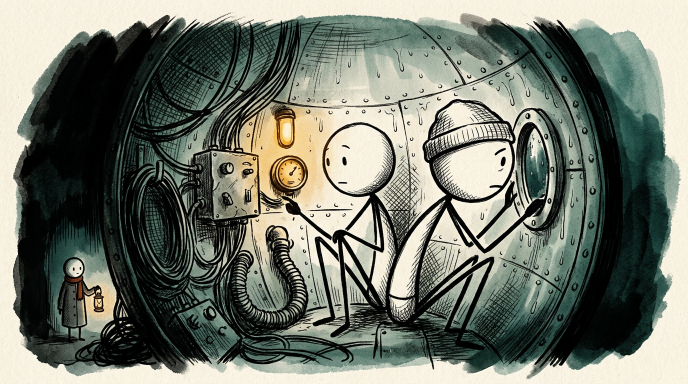
#> input picture episodes/ep01-pisces-iii/images/plate-01-interior.png, 1376 x 768 px, given in place of profile-raw.png, which was not available (shown at 1/2 size)
$ python make_graphics.py
#> lines starting #> are read from the running program, lines starting #| are printed output that depends on the picture; pictures that were not available may be replaced by others from this repository, and a replacement may not be noted
#!/usr/bin/env python3
"""INKWITNESS graphics: avatar, banner, title card, end card, thumbnail, paper texture.

All type is typeset with Pillow in the brand fonts. Nothing on these assets comes
from an image model, which is why the letters are always crisp.
"""
from __future__ import annotations

import math
import os
import random
import sys

import numpy as np
from PIL import Image, ImageDraw, ImageFilter, ImageFont

ROOT = os.path.dirname(os.path.dirname(os.path.abspath(__file__)))
FONTS = os.path.join(ROOT, "brand", "fonts")

INK = (16, 21, 20)
TEAL = (27, 52, 51)
SLATE = (62, 85, 83)
BONE = (237, 228, 211)
AMBER = (231, 163, 76)
RUST = (162, 69, 47)


def font(name: str, size: int) -> ImageFont.FreeTypeFont:
    return ImageFont.truetype(os.path.join(FONTS, name), size)


def serif(size: int, weight: str = "SemiBold") -> ImageFont.FreeTypeFont:
    return font(f"Fraunces-{weight}.ttf", size)


def sans(size: int, weight: str = "Regular") -> ImageFont.FreeTypeFont:
    return font(f"InterTight-{weight}.ttf", size)


# ---------------------------------------------------------------- primitives

def letterspaced(draw, xy, text, fnt, fill, tracking=0.14, anchor_left=True):
    """Draw uppercase type with manual letterspacing. Returns (width, height)."""
    x, y = xy
    space = fnt.size * tracking
    widths = []
    for ch in text:
        bbox = draw.textbbox((0, 0), ch, font=fnt)
        widths.append(bbox[2] - bbox[0])
    total = sum(widths) + space * max(0, len(text) - 1)
    if not anchor_left:
        x -= total
    for ch, w in zip(text, widths):
        draw.text((x, y), ch, font=fnt, fill=fill)
        x += w + space
    return total, fnt.size


def wrap(draw, text, fnt, max_w):
    words, lines, cur = text.split(), [], ""
    for w in words:
        trial = (cur + " " + w).strip()
        if draw.textlength(trial, font=fnt) <= max_w or not cur:
            cur = trial
        else:
            lines.append(cur)
            cur = w
    if cur:
        lines.append(cur)
    return lines


def _fbm(size, octaves=5, seed=0, base=4):
    """Multi-octave value noise: the backbone of every organic texture here."""
    rng = np.random.default_rng(seed)
    w, h = size
    out = np.zeros((h, w), dtype=np.float32)
    amp, total = 1.0, 0.0
    for o in range(octaves):
        gw = max(2, base * 2 ** o)
        gh = max(2, int(gw * h / w))
        grid = rng.normal(0, 1, (gh, gw)).astype(np.float32)
        layer = np.array(Image.fromarray(grid).resize((w, h), Image.BICUBIC))
        out += layer * amp
        total += amp
        amp *= 0.5
    out /= total
    out -= out.min()
    return out / max(1e-6, out.max())


def paper(size, base=BONE, grain=9, seed=7):
    """Warm paper: soft blotches, fine fibre grain, photographed vignette."""
    w, h = size
    rng = np.random.default_rng(seed)
    blotch = _fbm(size, octaves=5, seed=seed)
    arr = np.zeros((h, w, 3), dtype=np.float32)
    arr[..., 0], arr[..., 1], arr[..., 2] = base
    arr += (blotch[..., None] - 0.5) * 16.0
    arr += rng.normal(0, grain, (h, w, 1))
    # a few long paper fibres, very low amplitude
    for _ in range(70):
        y = int(rng.integers(0, h))
        th = int(rng.integers(1, 3))
        arr[y:y + th, :, :] += float(rng.uniform(-4, 5))
    img = Image.fromarray(np.clip(arr, 0, 255).astype(np.uint8)).filter(ImageFilter.GaussianBlur(0.45))

    vig = Image.new("L", size, 0)
    ImageDraw.Draw(vig).ellipse([-w * 0.18, -h * 0.28, w * 1.18, h * 1.28], fill=255)
    vig = vig.filter(ImageFilter.GaussianBlur(min(w, h) * 0.16))
    img = Image.composite(img, Image.blend(img, Image.new("RGB", size, (146, 133, 113)), 0.42), vig)
    return img


def ink_wash(size, seed=3):
    """Deep ink field: wash blotches generated small and upscaled, so no banding."""
    w, h = size
    sw, sh = max(64, w // 6), max(36, h // 6)
    a = _fbm((sw, sh), octaves=5, seed=seed)
    b = _fbm((sw, sh), octaves=4, seed=seed + 11)
    c = np.array(Image.fromarray(_fbm((sw // 2, sh // 2), octaves=3, seed=seed + 29)).resize((sw, sh), Image.LANCZOS))

    mix = np.clip(0.10 + 0.62 * a + 0.30 * c, 0, 1)[..., None]
    ink = np.array(INK, dtype=np.float32)
    teal = np.array(TEAL, dtype=np.float32)
    arr = ink * (1 - mix) + teal * mix
    arr *= (0.55 + 0.95 * b)[..., None]

    img = Image.fromarray(np.clip(arr, 0, 255).astype(np.uint8)).resize((w, h), Image.LANCZOS)

    full = np.array(img, dtype=np.float32)
    full += np.random.default_rng(seed).normal(0, 2.6, (h, w, 1))
    img = Image.fromarray(np.clip(full, 0, 255).astype(np.uint8)).filter(ImageFilter.GaussianBlur(0.5))

    vig = Image.new("L", size, 0)
    ImageDraw.Draw(vig).ellipse([-w * 0.22, -h * 0.30, w * 1.22, h * 1.30], fill=255)
    vig = vig.filter(ImageFilter.GaussianBlur(min(w, h) * 0.22))
    img = Image.composite(img, Image.new("RGB", size, (5, 8, 8)), vig)
    return img


def lantern_glow(size, center, radius, strength=1.0):
    """RGBA radial amber glow for compositing over ink."""
    w, h = size
    yy, xx = np.mgrid[0:h, 0:w].astype(np.float32)
    d = np.sqrt((xx - center[0]) ** 2 + (yy - center[1]) ** 2) / radius
    falloff = np.clip(1.0 - d, 0, 1) ** 2.4
    rgb = np.array(AMBER, dtype=np.float32)
    arr = np.zeros((h, w, 4), dtype=np.uint8)
    arr[..., 0] = rgb[0]
    arr[..., 1] = rgb[1]
    arr[..., 2] = rgb[2]
    arr[..., 3] = np.clip(falloff * 255 * strength, 0, 255).astype(np.uint8)
    return Image.fromarray(arr, "RGBA")


def frame_rules(img, inset=46, color=INK, alpha=120, tick=26):
    layer = Image.new("RGBA", img.size, (0, 0, 0, 0))
    d = ImageDraw.Draw(layer)
    w, h = img.size
    c = color + (alpha,)
    d.rectangle([inset, inset, w - inset, h - inset], outline=c, width=2)
    for (x, y, dx, dy) in [(inset, inset, 1, 1), (w - inset, inset, -1, 1),
                           (inset, h - inset, 1, -1), (w - inset, h - inset, -1, -1)]:
        d.line([x, y, x + dx * tick, y], fill=c, width=4)
        d.line([x, y, x, y + dy * tick], fill=c, width=4)
    return Image.alpha_composite(img.convert("RGBA"), layer).convert("RGB")


# ---------------------------------------------------------------- assets

def build_profile():
    src = Image.open(os.path.join(ROOT, "brand/logo/profile-raw.png")).convert("RGB")
    side = min(src.size)
    src = src.crop(((src.width - side) // 2, (src.height - side) // 2,
                    (src.width + side) // 2, (src.height + side) // 2))
    # kill the scanned-paper margin so the ink fills the circular avatar
    m = int(side * 0.085)
    src = src.crop((m, m, side - m, side - m))
    src = src.resize((1024, 1024), Image.LANCZOS)
    out = os.path.join(ROOT, "brand/logo/profile-1024.png")
    src.save(out, quality=96)
    print("wrote", out)
    # circular-safe preview (YouTube crops to a circle)
    mask = Image.new("L", (1024, 1024), 0)
    ImageDraw.Draw(mask).ellipse([0, 0, 1023, 1023], fill=255)
    prev = Image.new("RGB", (1024, 1024), INK)
    prev.paste(src, (0, 0), mask)
    prev.save(os.path.join(ROOT, "brand/logo/profile-circle-preview.png"))


def build_banner():
    W, H = 2560, 1440
    img = ink_wash((W, H))
    img = Image.alpha_composite(img.convert("RGBA"), lantern_glow((W, H), (700, 760), 900, 0.16)).convert("RGB")

    logo = Image.open(os.path.join(ROOT, "brand/logo/profile-1024.png")).convert("RGB")
    logo = logo.resize((300, 300), Image.LANCZOS)
    mask = Image.new("L", (300, 300), 0)
    ImageDraw.Draw(mask).ellipse([0, 0, 299, 299], fill=255)
    ring = Image.new("RGBA", (316, 316), (0, 0, 0, 0))
    ImageDraw.Draw(ring).ellipse([0, 0, 315, 315], outline=BONE + (140,), width=3)
    img = img.convert("RGBA")
    img.paste(logo, (600, 560), mask)
    img.alpha_composite(ring, (592, 552))

    d = ImageDraw.Draw(img)
    name_f = serif(132, "Black")
    letterspaced(d, (975, 596), "INKWITNESS", name_f, BONE, tracking=0.06)
    d.line([(978, 762), (1560, 762)], fill=AMBER, width=3)
    tag_f = serif(56, "Regular")
    d.text((980, 790), "True stories that almost disappeared.", font=tag_f, fill=(216, 205, 187))
    small = sans(30, "SemiBold")
    letterspaced(d, (980, 872), "HAND-INKED DOCUMENTARY  ·  NEW EPISODE WEEKLY", small, SLATE, tracking=0.18)

    out = os.path.join(ROOT, "brand/logo/banner-2560.png")
    img.convert("RGB").save(out, quality=95)
    print("wrote", out)

    # safe-area guide for the owner: 1546x423 centred
    safe = Image.new("RGB", (W, H), INK)
    safe.paste(img.convert("RGB"), (0, 0))
    ds = ImageDraw.Draw(safe)
    ds.rectangle([(W - 1546) // 2, (H - 423) // 2, (W + 1546) // 2, (H + 423) // 2],
                 outline=(255, 60, 60), width=4)
    safe.save(os.path.join(ROOT, "brand/logo/banner-safearea-guide.png"), quality=92)


def build_title_card():
    W, H = 1920, 1080
    img = paper((W, H), seed=11)
    img = Image.alpha_composite(img.convert("RGBA"), lantern_glow((W, H), (1560, 250), 620, 0.10)).convert("RGB")
    d = ImageDraw.Draw(img)

    letterspaced(d, (150, 150), "INKWITNESS", sans(34, "SemiBold"), (60, 74, 72), tracking=0.22)
    letterspaced(d, (150, 208), "EPISODE 01  ·  CELTIC SEA  ·  1973", sans(24, "SemiBold"), RUST, tracking=0.20)

    title_f = serif(168, "Black")
    lines = ["1,575 FEET", "DOWN."]
    y = 420
    for ln in lines:
        d.text((146, y), ln, font=title_f, fill=INK)
        y += 172

    d.line([(152, y + 34), (152 + 300, y + 34)], fill=AMBER, width=6)
    sub_f = serif(62, "Italic")
    d.text((152, y + 66), "The rescue of Pisces III", font=sub_f, fill=TEAL)

    letterspaced(d, (152, 940), "TWO MEN  ·  480 METRES  ·  76 HOURS  ·  12 MINUTES OF AIR", sans(22, "SemiBold"), (92, 106, 104), tracking=0.16)

    img = frame_rules(img, inset=60, alpha=130)
    out = os.path.join(ROOT, "episodes/ep01-pisces-iii/images/card-title.png")
    img.save(out)
    print("wrote", out)


def build_end_card():
    W, H = 1920, 1080
    img = ink_wash((W, H), seed=5)
    img = Image.alpha_composite(img.convert("RGBA"), lantern_glow((W, H), (960, 1180), 760, 0.30)).convert("RGBA")

    d = ImageDraw.Draw(img)
    name_f = serif(128, "Black")
    tw = d.textlength("INKWITNESS", font=name_f)
    letterspaced(d, ((W - tw) / 2, 330), "INKWITNESS", name_f, BONE, tracking=0.04)

    d.line([(W / 2 - 140, 500), (W / 2 + 140, 500)], fill=AMBER, width=3)

    tag_f = serif(52, "Italic")
    tag = "True stories that almost disappeared."
    d.text(((W - d.textlength(tag, font=tag_f)) / 2, 540), tag, font=tag_f, fill=(214, 203, 184))

    sub = sans(26, "SemiBold")
    txt = "ONE TRUE STORY  ·  HAND-INKED  ·  EVERY WEEK"
    tw = sum(d.textlength(c, font=sub) + 26 * 0.18 for c in txt) - 26 * 0.18
    letterspaced(d, ((W - tw) / 2, 640), txt, sub, SLATE, tracking=0.18)

    # subscribe chip
    chip_f = sans(30, "SemiBold")
    label = "SUBSCRIBE"
    lw = sum(d.textlength(c, font=chip_f) + 30 * 0.20 for c in label) - 30 * 0.20
    bw, bh = lw + 92, 96
    x0, y0 = (W - bw) / 2, 740
    d.rectangle([x0, y0, x0 + bw, y0 + bh], outline=BONE + (230,), width=3)
    letterspaced(d, (x0 + 46, y0 + 28), label, chip_f, BONE, tracking=0.20)

    nx = sans(24, "SemiBold")
    next_txt = "NEXT EPISODE  ·  THE BYFORD DOLPHIN"
    tw = sum(d.textlength(c, font=nx) + 24 * 0.16 for c in next_txt) - 24 * 0.16
    letterspaced(d, ((W - tw) / 2, 900), next_txt, nx, RUST, tracking=0.16)

    img = img.convert("RGB")
    img = frame_rules(img, inset=60, color=BONE, alpha=60)
    out = os.path.join(ROOT, "episodes/ep01-pisces-iii/images/card-end.png")
    img.save(out)
    print("wrote", out)


def build_paper_texture():
    W, H = 1920, 1080
    rng = np.random.default_rng(21)
    base = np.full((H, W, 3), 128, dtype=np.float32)
    noise = rng.normal(0, 26, (H, W, 1)).repeat(3, axis=2)
    # streaks
    for _ in range(90):
        y = rng.integers(0, H)
        th = int(rng.integers(1, 5))
        base[y:y + th, :, :] += float(rng.uniform(-16, 16))
    arr = np.clip(base + noise, 0, 255).astype(np.uint8)
    img = Image.fromarray(arr).filter(ImageFilter.GaussianBlur(0.8))
    os.makedirs(os.path.join(ROOT, "assets/textures"), exist_ok=True)
    out = os.path.join(ROOT, "assets/textures/paper-grain.png")
    img.save(out)
    print("wrote", out)


def build_thumbnail(slug="ep01-pisces-iii"):
    """1280x720 cover. Left: the number. Right: the ascent plate."""
    W, H = 1280, 720
    plate_path = os.path.join(ROOT, "episodes", slug, "images", "plate-09-the-lift.png")
    bg = ink_wash((W, H), seed=9)
    if os.path.exists(plate_path):
        plate = Image.open(plate_path).convert("RGB")
        # cover-crop to the right 58% of the canvas
        target_w = int(W * 0.62)
        scale = max(target_w / plate.width, H / plate.height)
        plate = plate.resize((int(plate.width * scale) + 1, int(plate.height * scale) + 1), Image.LANCZOS)
        top = (plate.height - H) // 2
        left = max(0, plate.width - target_w - int(target_w * 0.18))  # keep the sub and Wick in frame
        plate = plate.crop((left, top, left + target_w, top + H))
        # feather the left edge over 240 px so the plate melts into the ink field
        m = Image.new("L", (target_w, H), 255)
        md = ImageDraw.Draw(m)
        for x in range(240):
            md.line([(x, 0), (x, H)], fill=int(255 * (x / 240) ** 1.35))
        bg.paste(plate, (W - target_w, 0), m)

    # ink scrim on the left so type always reads
    scrim = Image.new("RGBA", (W, H), (0, 0, 0, 0))
    sd = ImageDraw.Draw(scrim)
    for x in range(W):
        a = int(max(0, 1 - x / (W * 0.72)) ** 1.2 * 250)
        sd.line([(x, 0), (x, H)], fill=INK + (a,))
    img = Image.alpha_composite(bg.convert("RGBA"), scrim)

    d = ImageDraw.Draw(img)
    letterspaced(d, (58, 54), "INKWITNESS", sans(20, "SemiBold"), (226, 214, 194), tracking=0.26)

    big = serif(150, "Black")
    d.text((52, 122), "12", font=big, fill=BONE)
    d.text((52, 262), "MINUTES", font=serif(112, "Black"), fill=BONE)
    d.text((52, 372), "OF AIR LEFT", font=serif(86, "Black"), fill=AMBER)

    d.line([(56, 496), (300, 496)], fill=RUST, width=5)
    sub = sans(30, "SemiBold")
    letterspaced(d, (56, 520), "PISCES III  ·  1973", sub, (206, 194, 175), tracking=0.14)
    d.text((56, 566), "The deepest rescue ever completed.", font=serif(34, "Italic"), fill=(186, 176, 160))

    # depth stamp on the plate side
    stamp = sans(26, "SemiBold")
    st = "1,575 FT"
    sw = sum(d.textlength(c, font=stamp) + 26 * 0.14 for c in st) - 26 * 0.14
    x0, y0 = W - sw - 96, 54
    d.rectangle([x0 - 22, y0 - 14, x0 + sw + 22, y0 + 48], fill=INK + (185,))
    letterspaced(d, (x0, y0), st, stamp, AMBER, tracking=0.14)

    img = img.convert("RGB")
    img = frame_rules(img, inset=26, color=BONE, alpha=40, tick=18)
    out = os.path.join(ROOT, "episodes", slug, "seo", "thumbnail-1280.png")
    os.makedirs(os.path.dirname(out), exist_ok=True)
    img.save(out)
    print("wrote", out)


def main():
    what = sys.argv[1] if len(sys.argv) > 1 else "all"
    slug = sys.argv[2] if len(sys.argv) > 2 else "ep01-pisces-iii"
    jobs = {
        "profile": build_profile,
        "banner": build_banner,
        "paper": build_paper_texture,
        "title": build_title_card,
        "end": build_end_card,
        "thumb": lambda: build_thumbnail(slug),
    }
    if what == "all":
        for fn in jobs.values():
            fn()
#> this loop made 6 passes
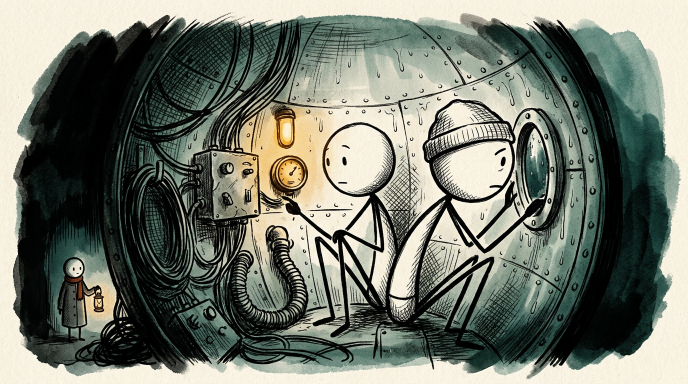
#> input picture episodes/ep01-pisces-iii/images/plate-01-interior.png, 1376 x 768 px, given in place of profile-raw.png, which was not available (shown at 1/2 size)
#> pass 1, in build_profile, `src = src.crop(((src.width - side) // 2, (src.height - side) // 2, (sr..`:
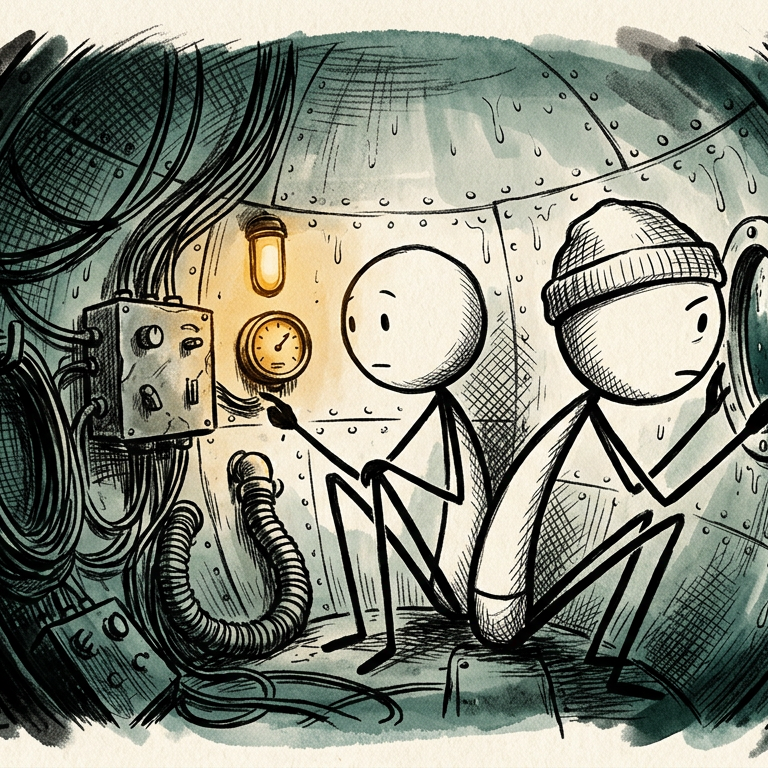
#> src: PIL image 768x768 RGB; mean R, G, B 130.6, 133.5, 120.3
#> pass 1, in build_profile, `src = src.crop((m, m, side - m, side - m))`:
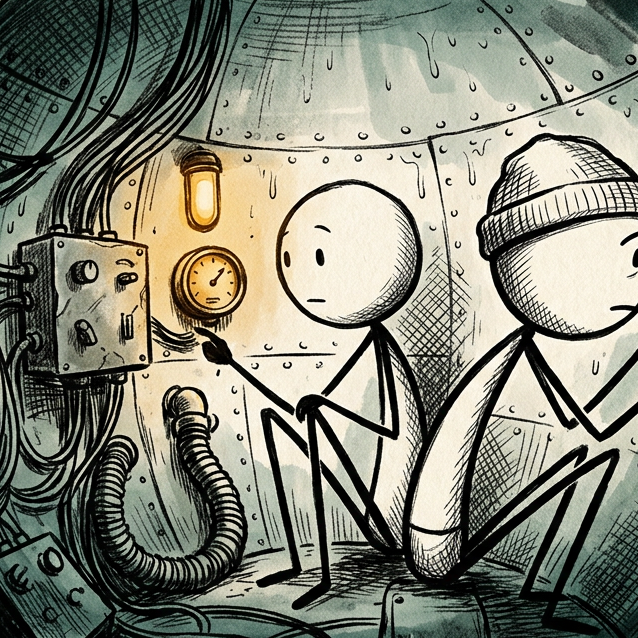
#> src: PIL image 638x638 RGB; mean R, G, B 132.1, 133.2, 118.6
#> pass 1, in build_profile, `src = src.resize((1024, 1024), Image.LANCZOS)`:
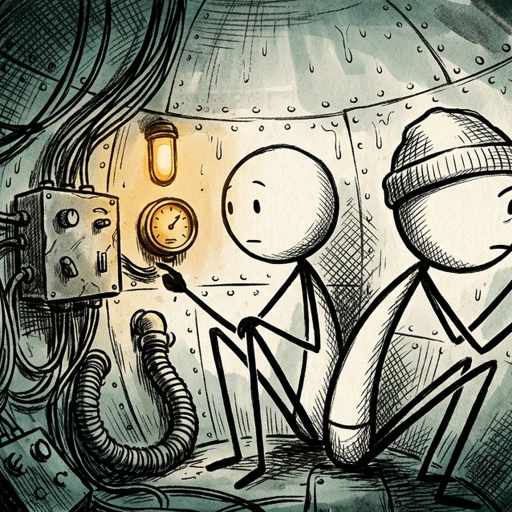
#> src: PIL image 1024x1024 RGB (shown at 1/2 size); mean R, G, B 132.2, 133.3, 118.9
    else:
        jobs[what]()


if __name__ == "__main__":
    main()
